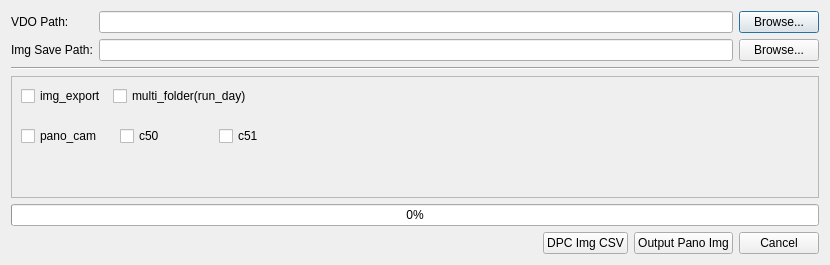
<?xml version="1.0" encoding="UTF-8"?>
<ui version="4.0">
 <class>Dialog</class>
 <widget class="QDialog" name="Dialog">
  <property name="geometry">
   <rect>
    <x>0</x>
    <y>0</y>
    <width>830</width>
    <height>265</height>
   </rect>
  </property>
  <property name="windowTitle">
   <string>EXPORT PANO IMG</string>
  </property>
  <layout class="QGridLayout" name="gridLayout_2">
   <item row="0" column="0">
    <layout class="QGridLayout" name="gridLayout">
     <item row="0" column="2">
      <widget class="QPushButton" name="vdo_browse_btn">
       <property name="text">
        <string>Browse...</string>
       </property>
      </widget>
     </item>
     <item row="0" column="0">
      <widget class="QLabel" name="label_2">
       <property name="text">
        <string>VDO Path:</string>
       </property>
      </widget>
     </item>
     <item row="1" column="2">
      <widget class="QPushButton" name="img_save_browse_btn">
       <property name="text">
        <string>Browse...</string>
       </property>
      </widget>
     </item>
     <item row="1" column="0">
      <widget class="QLabel" name="label_3">
       <property name="text">
        <string>Img Save Path:</string>
       </property>
      </widget>
     </item>
     <item row="1" column="1">
      <widget class="QLineEdit" name="img_save_path"/>
     </item>
     <item row="0" column="1">
      <widget class="QLineEdit" name="vdo_path"/>
     </item>
    </layout>
   </item>
   <item row="8" column="0">
    <layout class="QHBoxLayout" name="horizontalLayout">
     <item>
      <spacer name="horizontalSpacer">
       <property name="orientation">
        <enum>Qt::Horizontal</enum>
       </property>
       <property name="sizeType">
        <enum>QSizePolicy::MinimumExpanding</enum>
       </property>
       <property name="sizeHint" stdset="0">
        <size>
         <width>40</width>
         <height>0</height>
        </size>
       </property>
      </spacer>
     </item>
     <item>
      <widget class="QPushButton" name="dpc_img_csv_btn">
       <property name="sizePolicy">
        <sizepolicy hsizetype="Preferred" vsizetype="Fixed">
         <horstretch>0</horstretch>
         <verstretch>0</verstretch>
        </sizepolicy>
       </property>
       <property name="text">
        <string>DPC Img CSV</string>
       </property>
      </widget>
     </item>
     <item>
      <widget class="QPushButton" name="out_pano_img_btn">
       <property name="sizePolicy">
        <sizepolicy hsizetype="Preferred" vsizetype="Fixed">
         <horstretch>0</horstretch>
         <verstretch>0</verstretch>
        </sizepolicy>
       </property>
       <property name="text">
        <string>Output Pano Img</string>
       </property>
      </widget>
     </item>
     <item>
      <widget class="QPushButton" name="cancel_btn">
       <property name="sizePolicy">
        <sizepolicy hsizetype="Preferred" vsizetype="Fixed">
         <horstretch>0</horstretch>
         <verstretch>0</verstretch>
        </sizepolicy>
       </property>
       <property name="text">
        <string>Cancel</string>
       </property>
      </widget>
     </item>
    </layout>
   </item>
   <item row="1" column="0">
    <widget class="Line" name="line">
     <property name="orientation">
      <enum>Qt::Horizontal</enum>
     </property>
    </widget>
   </item>
   <item row="7" column="0">
    <widget class="QProgressBar" name="progressBar">
     <property name="value">
      <number>0</number>
     </property>
    </widget>
   </item>
   <item row="2" column="0">
    <widget class="QFrame" name="frame">
     <property name="frameShape">
      <enum>QFrame::StyledPanel</enum>
     </property>
     <property name="frameShadow">
      <enum>QFrame::Sunken</enum>
     </property>
     <property name="lineWidth">
      <number>2</number>
     </property>
     <widget class="QWidget" name="gridLayoutWidget_2">
      <property name="geometry">
       <rect>
        <x>10</x>
        <y>40</y>
        <width>291</width>
        <height>41</height>
       </rect>
      </property>
      <layout class="QGridLayout" name="gridLayout_3">
       <item row="1" column="2">
        <widget class="QCheckBox" name="checkBox_c51">
         <property name="text">
          <string>c51</string>
         </property>
        </widget>
       </item>
       <item row="1" column="1">
        <widget class="QCheckBox" name="checkBox_c50">
         <property name="text">
          <string>c50</string>
         </property>
        </widget>
       </item>
       <item row="1" column="0">
        <widget class="QCheckBox" name="checkBox_pano_cam">
         <property name="text">
          <string>pano_cam</string>
         </property>
        </widget>
       </item>
      </layout>
     </widget>
     <widget class="QWidget" name="gridLayoutWidget_3">
      <property name="geometry">
       <rect>
        <x>10</x>
        <y>0</y>
        <width>231</width>
        <height>41</height>
       </rect>
      </property>
      <layout class="QGridLayout" name="gridLayout_4">
       <item row="1" column="0">
        <widget class="QCheckBox" name="checkBox_img_export">
         <property name="text">
          <string>img_export</string>
         </property>
        </widget>
       </item>
       <item row="1" column="1">
        <widget class="QCheckBox" name="checkBox_multi_folder">
         <property name="text">
          <string>multi_folder(run_day)</string>
         </property>
        </widget>
       </item>
      </layout>
     </widget>
    </widget>
   </item>
  </layout>
 </widget>
 <resources/>
 <connections>
  <connection>
   <sender>checkBox_pano_cam</sender>
   <signal>toggled(bool)</signal>
   <receiver>checkBox_c50</receiver>
   <slot>setChecked(bool)</slot>
   <hints>
    <hint type="sourcelabel">
     <x>43</x>
     <y>154</y>
    </hint>
    <hint type="destinationlabel">
     <x>210</x>
     <y>158</y>
    </hint>
   </hints>
  </connection>
  <connection>
   <sender>checkBox_pano_cam</sender>
   <signal>toggled(bool)</signal>
   <receiver>checkBox_c51</receiver>
   <slot>setChecked(bool)</slot>
   <hints>
    <hint type="sourcelabel">
     <x>33</x>
     <y>152</y>
    </hint>
    <hint type="destinationlabel">
     <x>236</x>
     <y>157</y>
    </hint>
   </hints>
  </connection>
  <connection>
   <sender>cancel_btn</sender>
   <signal>clicked()</signal>
   <receiver>Dialog</receiver>
   <slot>close()</slot>
   <hints>
    <hint type="sourcelabel">
     <x>777</x>
     <y>226</y>
    </hint>
    <hint type="destinationlabel">
     <x>414</x>
     <y>132</y>
    </hint>
   </hints>
  </connection>
 </connections>
</ui>
